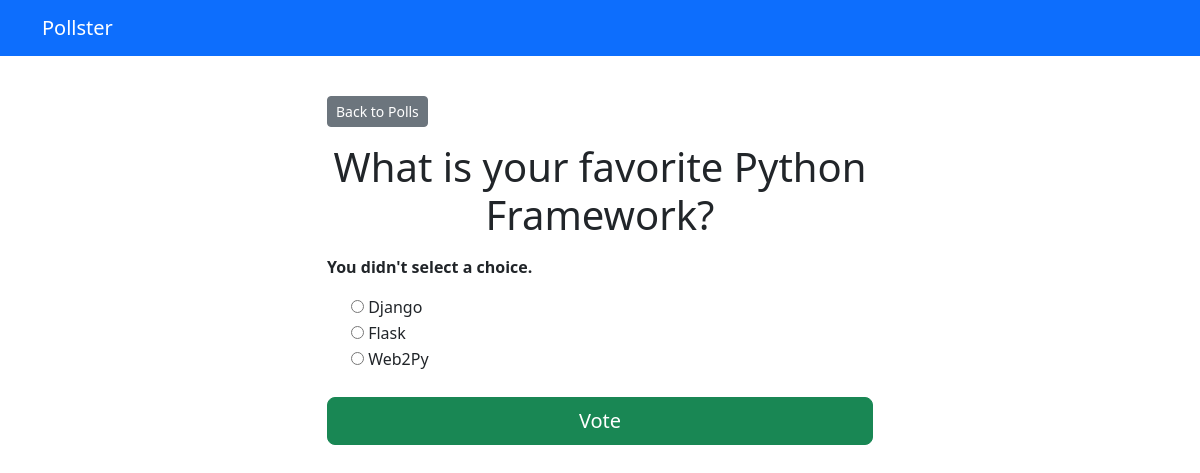
Screenshot of /polls/7/vote/ with the database file from the repository.
### polls/models.py (models this page shows, shortened)
class Question(models.Model):
    question_text = models.CharField(max_length=200)
    pub_date = models.DateTimeField('date published')

class Choice(models.Model):
    question = models.ForeignKey(Question, on_delete=models.CASCADE)
    choice_text = models.CharField(max_length=200)
    votes = models.IntegerField(default=0)

### polls/views.py (the view)
# urls.py: path('<int:question_id>/vote/', views.vote, name='vote'),
def vote(request, question_id):
    question = get_object_or_404(Question, pk=question_id)
    try:
        selected_choice = question.choice_set.get(pk=request.POST['choice'])
    except (KeyError, Choice.DoesNotExist):
        return render(request, 'polls/detail.html', {
            'question': question,
            'error_message': "You didn't select a choice.",
        })
    else:
        selected_choice.votes = F('votes') + 1
        selected_choice.save()
        return HttpResponseRedirect(reverse('polls:results', args=(question.id,)))

### polls/templates/polls/detail.html (shortened to what this page needs)
{% extends "base.html" %}
{% block content %}
    <form action="{% url 'polls:vote' question.id %}" method="post">
        <a href="{% url 'polls:index' %}" class="btn btn-secondary btn-sm my-3">Back to Polls</a>
        <h1 class="text-center mb-3">{{ question.question_text }}</h1>
        {% if error_message %}<p><strong>{{ error_message }}</strong></p>{% endif %}
        <form action=""{% url 'polls:vote' question.id %} method="post">
            {% for choice in question.choice_set.all %}
                <div class="form-check">
                    <input type="radio" name="choice" id="choice{{ forloop.counter }}" value="{{ choice.id }}">
                    <label for="choice{{ forloop.counter }}">{{ choice.choice_text }}</label><br>
                </div>
            {% endfor %}
            <div class="d-grid">
                <input type="submit" value="Vote" class="btn btn-success btn-lg mt-4">
            </div>
        </form>
{% endblock %}

### rows the page displays
Question: question_text "What is your favorite Python Framework?"
Choice: choice_text "Django"
Choice: choice_text "Flask"
Choice: choice_text "Web2Py"

### other values shown
{{ error_message }} "You didn't select a choice."
